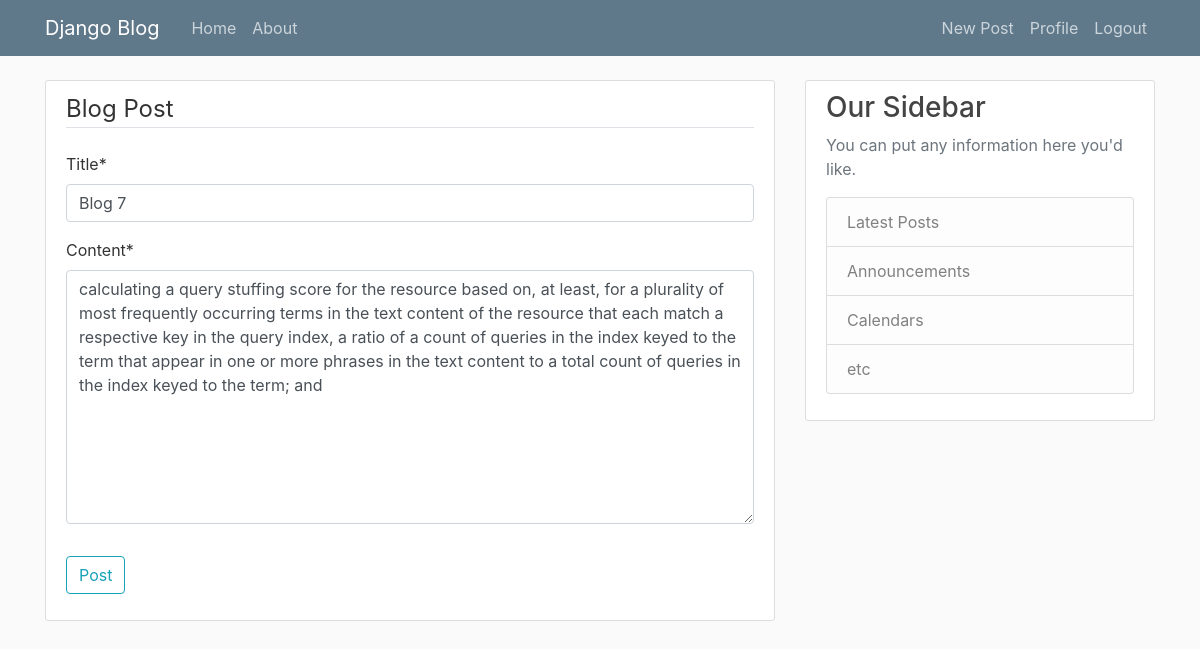
Screenshot of /post/8/update (signed in) with the database file from the repository.
### blog/models.py (models this page shows, shortened)
class Post(models.Model):
    title = models.CharField(max_length=100)
    content = models.TextField()
    date_posted = models.DateField(default=timezone.now)
    author = models.ForeignKey(User,on_delete=models.CASCADE)

### blog/views.py (the view, shortened to what this page needs)
# urls.py: path('post/<int:pk>/update',PostUpdateView.as_view(),name='post-update'),
class PostUpdateView(LoginRequiredMixin, UserPassesTestMixin, UpdateView):
    model = Post
    fields = ['title','content']
    def test_func(self):
        post = self.get_object()
        if self.request.user == post.author:
            return True
        return False

### blog/templates/blog/post_form.html (shortened to what this page needs)
{% extends "blog/base.html" %}
{% load crispy_forms_tags %}
{% block content %}
    <div class="content-section">
        <form method="POST">
            <fieldset class="form-group">
                <legend class="border-bottom mb-4">Blog Post</legend>
                {{ form|crispy }}
            </fieldset>
            <div class="form-group">
                <button class="btn btn-outline-info" type="submit">Post</button>
            </div>
        </form>
    </div>
{% endblock content %}

### blog/static/blog/main.css (style rules this page uses)
body { background: #fafafa; color: #333333; margin-top: 5rem; }
.content-section { background: #ffffff; padding: 10px 20px; border: 1px solid #dddddd; border-radius: 3px; margin-bottom: 20px; }

### rows the page displays
Post: title "Blog 7", content "calculating a query stuffing score for the resource based on, at least, for a plurality of most frequently occurring terms in the text content of the resource that each match a respective key in the query index, a ratio of a count of queries in the index keyed to the term that appear in one or more phrases in the text content to a total count of queries in the index keyed to the term; and"
